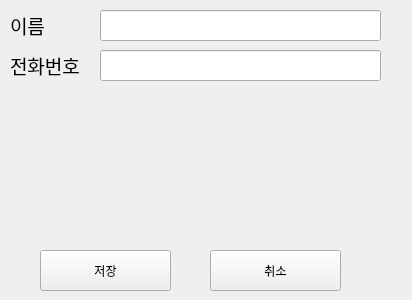
<?xml version="1.0" encoding="UTF-8"?>
<ui version="4.0">
 <class>Form</class>
 <widget class="QWidget" name="Form">
  <property name="geometry">
   <rect>
    <x>0</x>
    <y>0</y>
    <width>412</width>
    <height>300</height>
   </rect>
  </property>
  <property name="windowTitle">
   <string>Form</string>
  </property>
  <widget class="QLineEdit" name="QLineEdit">
   <property name="geometry">
    <rect>
     <x>100</x>
     <y>10</y>
     <width>281</width>
     <height>31</height>
    </rect>
   </property>
   <property name="font">
    <font>
     <family>AcadEref</family>
     <pointsize>14</pointsize>
    </font>
   </property>
   <property name="styleSheet">
    <string notr="true">selection-background-color: rgb(255, 255, 255);</string>
   </property>
  </widget>
  <widget class="QLineEdit" name="QlineEdit">
   <property name="geometry">
    <rect>
     <x>100</x>
     <y>50</y>
     <width>281</width>
     <height>31</height>
    </rect>
   </property>
   <property name="font">
    <font>
     <family>AcadEref</family>
     <pointsize>14</pointsize>
    </font>
   </property>
  </widget>
  <widget class="QLabel" name="QLabel">
   <property name="geometry">
    <rect>
     <x>10</x>
     <y>10</y>
     <width>121</width>
     <height>31</height>
    </rect>
   </property>
   <property name="font">
    <font>
     <family>AcadEref</family>
     <pointsize>14</pointsize>
    </font>
   </property>
   <property name="text">
    <string>이름</string>
   </property>
  </widget>
  <widget class="QLabel" name="label_2">
   <property name="geometry">
    <rect>
     <x>10</x>
     <y>50</y>
     <width>121</width>
     <height>31</height>
    </rect>
   </property>
   <property name="font">
    <font>
     <family>AcadEref</family>
     <pointsize>14</pointsize>
    </font>
   </property>
   <property name="text">
    <string>전화번호</string>
   </property>
  </widget>
  <widget class="QPushButton" name="QPushButton">
   <property name="geometry">
    <rect>
     <x>40</x>
     <y>250</y>
     <width>131</width>
     <height>41</height>
    </rect>
   </property>
   <property name="text">
    <string>저장</string>
   </property>
  </widget>
  <widget class="QPushButton" name="pushButton_5">
   <property name="geometry">
    <rect>
     <x>210</x>
     <y>250</y>
     <width>131</width>
     <height>41</height>
    </rect>
   </property>
   <property name="text">
    <string>취소</string>
   </property>
  </widget>
 </widget>
 <resources/>
 <connections/>
</ui>
